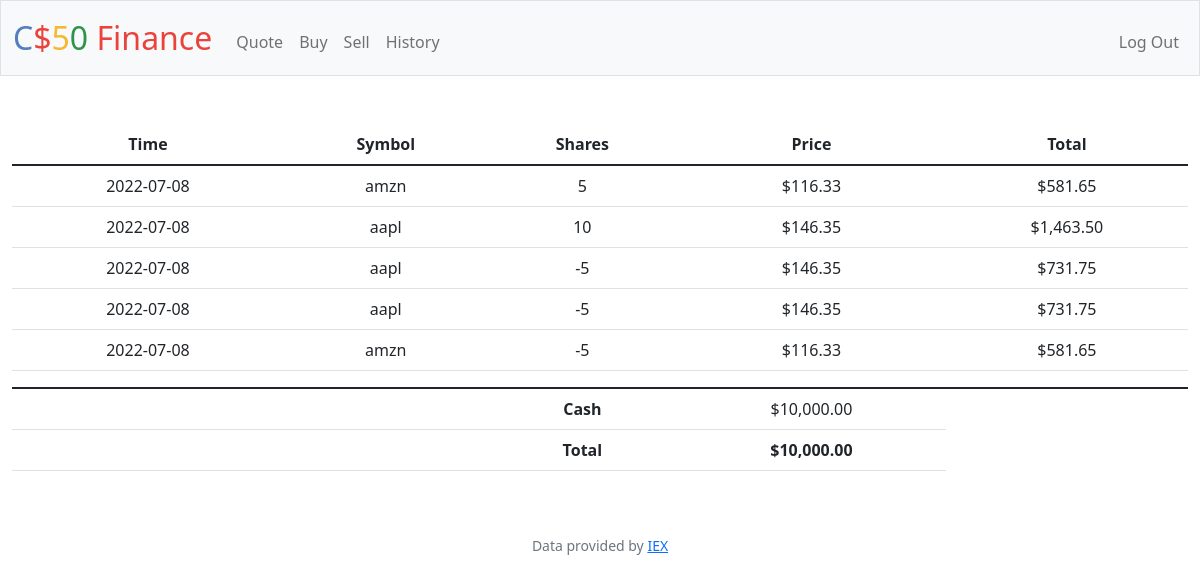
Screenshot of / (signed in) with the database file from the repository.
### tables this page shows
CREATE TABLE 'transactions' ('id' integer PRIMARY KEY AUTOINCREMENT NOT NULL, 'user_id' integer, 'symbol' text, 'price' real, 'shares' integer, 'total' real, 'time' timestamp);

CREATE TABLE users (id INTEGER PRIMARY KEY AUTOINCREMENT NOT NULL, username TEXT NOT NULL, hash TEXT NOT NULL, cash NUMERIC NOT NULL DEFAULT 10000.00);

### app.py (the view)
@app.route("/")
@login_required
def index():
    user_id = user_id = session["user_id"]
    cash_db = db.execute("SELECT cash FROM users WHERE id=?", user_id)
    if len(cash_db) > 0:
        cash = cash_db[0]["cash"]
    else:
        return apology("Invalid User", 400)
    transactions = db.execute("SELECT time, symbol, price, shares, total FROM transactions WHERE user_id=?", user_id)
    value_of_shares = db.execute("SELECT SUM(total) FROM transactions WHERE user_id=? GROUP BY symbol", user_id)
    total_value = 0
    for row in value_of_shares:
        total_value += row["SUM(total)"]
    total_value += cash
    return render_template("index.html", cash = cash, transactions = transactions, total_value = total_value, usd = usd)

### app.py (called while the page is built)
@app.after_request
def after_request(response):
    response.headers["Cache-Control"] = "no-cache, no-store, must-revalidate"
    response.headers["Expires"] = 0
    response.headers["Pragma"] = "no-cache"
    return response

### helpers.py (called while the page is built)
def login_required(f):
    @wraps(f)
    def decorated_function(*args, **kwargs):
        if session.get("user_id") is None:
            return redirect("/login")
        return f(*args, **kwargs)
    return decorated_function

def usd(value):
    return f"${value:,.2f}"

### templates/index.html (shortened to what this page needs)
{% extends "layout.html" %}
{% block main %}
    <table class="table">
        <thead>
            <th>Time</th>
            <th>Symbol</th>
            <th>Shares</th>
            <th>Price</th>
            <th>Total</th>
        </thead>
        <tbody>
            {% for row in transactions %}
            <tr>
                <td>{{row["time"]}}</td>
                <td>{{row["symbol"]}}</td>
                <td>{{row["shares"]}}</td>
                <td>{{row["price"] | usd()}}</td>
                {% if row["total"] < 0 %}
                <td>{{(row["total"] * -1)| usd()}}</td>
                {% else %}
                <td>{{row["total"]| usd()}}</td>
                {% endif %}
            </tr>
            {% endfor %}
            <tr>
                <td></td>
                <td></td>
                <td></td>
                <td></td>
                <td></td>
            </tr>
        </tbody>
        <tfoot>
            <tr>
                <td></td>
                <td></td>
                <th>Cash</th>
                <td>{{cash | usd()}}</td>
            </tr>
            <tr>
                <td></td>
                <td></td>
                <th>Total</th>
                <th>{{total_value | usd()}}</th>
            </tr>
        </tfoot>
    </table>
{% endblock %}

### templates/layout.html (shortened to what this page needs)
<!DOCTYPE html>
<html lang="en">
    <head>
        <link href="https://cdn.jsdelivr.net/npm/bootstrap@5.1.3/dist/css/bootstrap.min.css" rel="stylesheet">
        <link href="/static/styles.css" rel="stylesheet">
    </head>
    <body>
        <nav class="bg-light border navbar navbar-expand-md navbar-light">
            <div class="container-fluid">
                <a class="navbar-brand" href="/"><span class="blue">C</span><span class="red">$</span><span class="yellow">5</span><span class="green">0</span> <span class="red">Finance</span></a>
                <div class="collapse navbar-collapse" id="navbar">
                    {% if session["user_id"] %}
                        <ul class="navbar-nav me-auto mt-2">
                            <li class="nav-item"><a class="nav-link" href="/quote">Quote</a></li>
                            <li class="nav-item"><a class="nav-link" href="/buy">Buy</a></li>
                            <li class="nav-item"><a class="nav-link" href="/sell">Sell</a></li>
                            <li class="nav-item"><a class="nav-link" href="/history">History</a></li>
                        </ul>
                        <ul class="navbar-nav ms-auto mt-2">
                            <li class="nav-item"><a class="nav-link" href="/logout">Log Out</a></li>
                        </ul>
                    {% else %}
                        <ul class="navbar-nav ms-auto mt-2">
                            <li class="nav-item"><a class="nav-link" href="/register">Register</a></li>
                            <li class="nav-item"><a class="nav-link" href="/login">Log In</a></li>
                        </ul>
                    {% endif %}
                </div>
            </div>
        </nav>
        <main class="container-fluid py-5 text-center">
            {% block main %}{% endblock %}
        </main>
        <footer class="mb-5 small text-center text-muted">
            Data provided by <a href="https://iexcloud.io/">IEX</a>
        </footer>
    </body>
</html>

### static/styles.css (style rules this page uses)
nav .navbar-brand { font-size: xx-large; }
nav .navbar-brand .blue { color: #537fbe; }
nav .navbar-brand .red { color: #ea433b; }
nav .navbar-brand .yellow { color: #f5b82e; }
nav .navbar-brand .green { color: #2e944b; }

### rows the page displays
transactions: time "2022-07-08", symbol "amzn", shares "5", price "$116.33", total "$581.65"
transactions: time "2022-07-08", symbol "aapl", shares "10", price "$146.35", total "$1,463.50"
transactions: time "2022-07-08", symbol "aapl", shares "-5", price "$146.35", total "$731.75"
transactions: time "2022-07-08", symbol "aapl", shares "-5", price "$146.35", total "$731.75"
transactions: time "2022-07-08", symbol "amzn", shares "-5", price "$116.33", total "$581.65"
users: cash "$10,000.00"

### other values shown
{{ total_value | usd() }} "$10,000.00"
